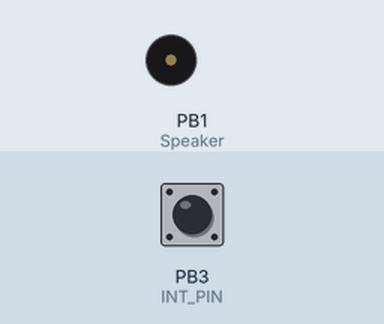
Bench run of a sketch on a simulated ATtiny85, built with avr-gcc and run on an emulated ATtiny85. Shown: buzzer (waves = sounding). The test bench sets the inputs (shaded band); at power-on: PB3 (INT_PIN) HIGH.

Above: at 6.2 s.
6.3 s: PB3 (INT_PIN) pulled LOW for 0.15 s
At 7.7 s:
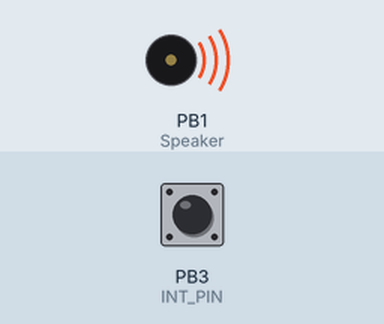
Timing chart, 0 to 38.3 s (numbered marks = the images above; inputs shaded):
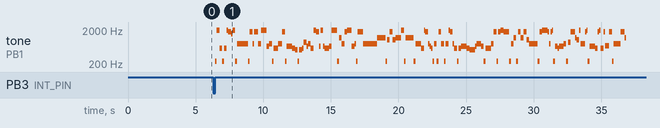

The sketch:

attiny85_rolldice_master.ino
```cpp
/*
 * By tientn:
 * Pin3 connect to a button with GND line
 * Pin1 connect to Piezo Buzzer
 * https://github.com/nickgammon/SendOnlySoftwareSerial
 */
#include <SendOnlySoftwareSerial.h>

const int buttonPin = 3;
#define INT_PIN PB3

int Speaker = PB1;
byte count = 0;
boolean flgPlayMusic = 0;

// While the processing code is common, the pins used are device specific
#if defined(__AVR_ATtiny84__) || defined(__AVR_ATtiny84A__)
  #define ledPin  4               // Toggle to turn connected Led on/off
  #define txPin   10              // Pin used for Serial transmit
#elif defined(__AVR_ATtiny85__)
  #define ledPin  1
  #define txPin   4
#else
  #error Only ATiny84 and ATtiny85 are Supported by this Project
#endif

// Create instance of the Software Serial class specifying which device
// pins are to be used for receive and transmit
SendOnlySoftwareSerial mySerial(txPin);

/* TinyTone for ATtiny85 */

// Notes
const int Note_C = 239;
const int Note_CS = 225;
const int Note_D = 213;
const int Note_DS = 201;
const int Note_E = 190;
const int Note_F = 179;
const int Note_FS = 169;
const int Note_G = 159;
const int Note_GS = 150;
const int Note_A = 142;
const int Note_AS = 134;
const int Note_B = 127;
const int Note_S = 255;

void TinyTone(unsigned char divisor, unsigned char octave, unsigned long duration)
{
  TCCR1 = 0x90 | (8-octave); // for 1MHz clock
  // TCCR1 = 0x90 | (11-octave); // for 8MHz clock
  OCR1C = divisor-1;         // set the OCR
  delay(duration);
  TCCR1 = 0x90;              // stop the counter
}

void playTuneVuonCayCuaBa(void) {
  //1/16 = 100
  //1 = 1600
  //1/8 = 200
  //1/4 = 400


  //Ma trong
  TinyTone(Note_S, 1, 123);

  TinyTone(Note_B, 3, 200);
      TinyTone(Note_S, 1, 7);
  TinyTone(Note_D, 2, 200);
  TinyTone(Note_S, 1, 123);

  TinyTone(Note_D, 2, 200);
      TinyTone(Note_S, 1, 7);
  TinyTone(Note_B, 3, 100);
      TinyTone(Note_S, 1, 7);
  TinyTone(Note_A, 3, 100);
      TinyTone(Note_S, 1, 7);
  TinyTone(Note_A, 3, 100);
      TinyTone(Note_S, 1, 7);
  TinyTone(Note_G, 3, 100);
      TinyTone(Note_S, 1, 7);
  TinyTone(Note_B, 3, 200);
  TinyTone(Note_S, 1, 123);

  TinyTone(Note_G, 2, 400);
      TinyTone(Note_S, 1, 7);
  TinyTone(Note_G, 2, 200);
      TinyTone(Note_S, 1, 7);
  TinyTone(Note_G, 2, 200);
  TinyTone(Note_S, 1, 123);

  TinyTone(Note_A, 3, 200);
      TinyTone(Note_S, 1, 7);
  TinyTone(Note_G, 2, 100);
      TinyTone(Note_S, 1, 7);
  TinyTone(Note_A, 3, 100);
      TinyTone(Note_S, 1, 7);
  TinyTone(Note_A, 3, 100);
      TinyTone(Note_S, 1, 7);
  TinyTone(Note_A, 3, 100);
      TinyTone(Note_S, 1, 7);
  TinyTone(Note_G, 2, 200);
      TinyTone(Note_S, 1, 7);
  TinyTone(Note_B, 3, 400);
      TinyTone(Note_S, 1, 7);
  TinyTone(Note_E, 2, 200); //Con ba trong
      TinyTone(Note_S, 1, 7);
  TinyTone(Note_G, 2, 200);
  TinyTone(Note_S, 1, 123);

  TinyTone(Note_D, 2, 200);
      TinyTone(Note_S, 1, 7);
  TinyTone(Note_D, 2, 100);
      TinyTone(Note_S, 1, 7);
  TinyTone(Note_G, 2, 100);
      TinyTone(Note_S, 1, 7);
  TinyTone(Note_G, 2, 100);
      TinyTone(Note_S, 1, 7);
  TinyTone(Note_G, 2, 100);
      TinyTone(Note_S, 1, 7);
  TinyTone(Note_A, 3, 200);
  TinyTone(Note_S, 1, 123);

  TinyTone(Note_E, 2, 400); //Cay xu xi
      TinyTone(Note_S, 1, 7);
  TinyTone(Note_D, 2, 200);
      TinyTone(Note_S, 1, 7);
  TinyTone(Note_C, 2, 200);
  TinyTone(Note_S, 1, 123);

  TinyTone(Note_C, 2, 200);
      TinyTone(Note_S, 1, 7);
  TinyTone(Note_D, 2, 100);
      TinyTone(Note_S, 1, 7);
  TinyTone(Note_A, 2, 100);
      TinyTone(Note_S, 1, 7);
  TinyTone(Note_A, 2, 100);
      TinyTone(Note_S, 1, 7);
  TinyTone(Note_E, 2, 100);
      TinyTone(Note_S, 1, 7);
  TinyTone(Note_G, 2, 200);
      TinyTone(Note_S, 1, 7);
  TinyTone(Note_D, 2, 200);
      TinyTone(Note_S, 1, 7);

  //cai gai buoi
  TinyTone(Note_B, 3, 200);
      TinyTone(Note_S, 1, 7);
  TinyTone(Note_A, 3, 200);
      TinyTone(Note_S, 1, 7);
  TinyTone(Note_E, 2, 100); //connect with
  TinyTone(Note_B, 3, 200);
      TinyTone(Note_S, 1, 7);
  TinyTone(Note_E, 2, 100);
      TinyTone(Note_S, 1, 7);
  TinyTone(Note_D, 2, 100);
      TinyTone(Note_S, 1, 7);
  TinyTone(Note_D, 2, 100);
      TinyTone(Note_S, 1, 7);
  TinyTone(Note_D, 2, 100);
      TinyTone(Note_S, 1, 7);
  TinyTone(Note_E, 2, 200);
      TinyTone(Note_S, 1, 7);
  TinyTone(Note_B, 3, 400);
  TinyTone(Note_S, 1, 123);

  //trai sau rieng
  TinyTone(Note_D, 3, 200);
      TinyTone(Note_S, 1, 7);
  TinyTone(Note_G, 2, 200);
      TinyTone(Note_S, 1, 7);
  TinyTone(Note_A, 3, 200);
      TinyTone(Note_S, 1, 7);
  TinyTone(Note_B, 3, 100);
      TinyTone(Note_S, 1, 7);
  TinyTone(Note_B, 3, 100);
      TinyTone(Note_S, 1, 7);
  TinyTone(Note_B, 3, 100);
      TinyTone(Note_S, 1, 7);
  TinyTone(Note_E, 2, 100);
      TinyTone(Note_S, 1, 7);
  TinyTone(Note_E, 2, 100);
      TinyTone(Note_S, 1, 7);
  TinyTone(Note_G, 2, 100);
  TinyTone(Note_S, 1, 123);

  TinyTone(Note_A, 3, 400);
      TinyTone(Note_S, 1, 7);
  //Nhua hot dieu
  TinyTone(Note_G, 2, 200);
      TinyTone(Note_S, 1, 7);
  TinyTone(Note_G, 2, 200);
      TinyTone(Note_S, 1, 7);
  TinyTone(Note_G, 2, 200);
      TinyTone(Note_S, 1, 7);
  TinyTone(Note_G, 2, 200);
      TinyTone(Note_S, 1, 7);
  TinyTone(Note_G, 2, 100);
      TinyTone(Note_S, 1, 7);
  TinyTone(Note_G, 2, 100);
      TinyTone(Note_S, 1, 7);
  TinyTone(Note_D, 3, 200);
      TinyTone(Note_S, 1, 7);
  TinyTone(Note_D, 3, 400);
  TinyTone(Note_S, 1, 123);

  //Cay dua cao
  TinyTone(Note_C, 3, 200);
      TinyTone(Note_S, 1, 7);
  TinyTone(Note_A, 3, 200);
      TinyTone(Note_S, 1, 7);
  TinyTone(Note_C, 3, 200);
      TinyTone(Note_S, 1, 7);
  TinyTone(Note_D, 3, 100);
      TinyTone(Note_S, 1, 7);
  TinyTone(Note_D, 3, 100);
      TinyTone(Note_S, 1, 7);
  TinyTone(Note_D, 3, 100);
      TinyTone(Note_S, 1, 7);
  TinyTone(Note_D, 3, 100);
      TinyTone(Note_S, 1, 7);
  TinyTone(Note_B, 3, 200);
  TinyTone(Note_S, 1, 123);

  TinyTone(Note_D, 3, 400);
      TinyTone(Note_S, 1, 7);
  TinyTone(Note_D, 3, 200);
  TinyTone(Note_S, 1, 123);

  //Cay ba trong
  TinyTone(Note_G, 2, 200);
      TinyTone(Note_S, 1, 7);
  TinyTone(Note_G, 2, 200);
      TinyTone(Note_S, 1, 7);
  TinyTone(Note_D, 2, 200);
      TinyTone(Note_S, 1, 7);
  TinyTone(Note_B, 3, 100);
      TinyTone(Note_S, 1, 7);
  TinyTone(Note_A, 3, 100);
      TinyTone(Note_S, 1, 7);
  TinyTone(Note_A, 3, 100);
      TinyTone(Note_S, 1, 7);
  TinyTone(Note_G, 2, 100);
      TinyTone(Note_S, 1, 7);
  TinyTone(Note_E, 2, 100);
      TinyTone(Note_S, 1, 7);
  TinyTone(Note_D, 2, 100);
  TinyTone(Note_S, 1, 123);

  TinyTone(Note_G, 2, 200);
  TinyTone(Note_S, 1, 123);

  //Mua
  TinyTone(Note_A, 3, 200);
      TinyTone(Note_S, 1, 7);
  TinyTone(Note_G, 2, 200);
  TinyTone(Note_S, 1, 123);

  TinyTone(Note_G, 2, 200);
      TinyTone(Note_S, 1, 7);
  TinyTone(Note_B, 3, 100);
      TinyTone(Note_S, 1, 7);
  TinyTone(Note_A, 3, 100);
      TinyTone(Note_S, 1, 7);
  TinyTone(Note_A, 3, 100);
      TinyTone(Note_S, 1, 7);
  TinyTone(Note_G, 2, 100);
      TinyTone(Note_S, 1, 7);
  TinyTone(Note_D, 2, 200);
  TinyTone(Note_S, 1, 123);

  TinyTone(Note_D, 2, 200); //connect to
  TinyTone(Note_E, 2, 400);
      TinyTone(Note_S, 1, 7);
  //Than san sui
  TinyTone(Note_D, 2, 200);
      TinyTone(Note_S, 1, 7);
  TinyTone(Note_C, 2, 200);
      TinyTone(Note_S, 1, 7);
  TinyTone(Note_C, 2, 200);
      TinyTone(Note_S, 1, 7);
  TinyTone(Note_E, 2, 100);
      TinyTone(Note_S, 1, 7);
  TinyTone(Note_G, 2, 100);
      TinyTone(Note_S, 1, 7);
  TinyTone(Note_G, 2, 100);
      TinyTone(Note_S, 1, 7);
  TinyTone(Note_G, 2, 100);
      TinyTone(Note_S, 1, 7);
  TinyTone(Note_E, 2, 200);
  TinyTone(Note_S, 1, 123);

  TinyTone(Note_D, 2, 400);
      TinyTone(Note_S, 1, 7);
  //canh gai goc
  TinyTone(Note_G, 2, 200);
      TinyTone(Note_S, 1, 7);
  TinyTone(Note_A, 3, 200);
  TinyTone(Note_S, 1, 123);
  TinyTone(Note_A, 3, 200); //connect
  TinyTone(Note_B, 3, 200);
      TinyTone(Note_S, 1, 7);
  TinyTone(Note_A, 3, 100);
      TinyTone(Note_S, 1, 7);
  TinyTone(Note_A, 3, 100);
      TinyTone(Note_S, 1, 7);
  TinyTone(Note_A, 3, 100);
      TinyTone(Note_S, 1, 7);
  TinyTone(Note_A, 3, 100);
  TinyTone(Note_S, 1, 123);

  TinyTone(Note_G, 2, 200); //connect
  TinyTone(Note_D, 3, 200);
  TinyTone(Note_S, 1, 123);

  //Buoi sau rieng
  TinyTone(Note_A, 3, 200);
      TinyTone(Note_S, 1, 7);
  TinyTone(Note_D, 3, 200);
      TinyTone(Note_S, 1, 7);
  TinyTone(Note_A, 3, 200);
      TinyTone(Note_S, 1, 7);
  TinyTone(Note_C, 3, 200);
      TinyTone(Note_S, 1, 7);
  TinyTone(Note_G, 2, 100);
      TinyTone(Note_S, 1, 7);
  TinyTone(Note_G, 2, 100);
      TinyTone(Note_S, 1, 7);
  TinyTone(Note_G, 2, 100);
      TinyTone(Note_S, 1, 7);
  TinyTone(Note_G, 2, 100);
      TinyTone(Note_S, 1, 7);
  TinyTone(Note_G, 2, 200);
  TinyTone(Note_S, 1, 123);

  TinyTone(Note_A, 3, 200); //connect
  TinyTone(Note_B, 3, 400);
      TinyTone(Note_S, 1, 7);
  TinyTone(Note_A, 3, 100);
      TinyTone(Note_S, 1, 7);
  TinyTone(Note_G, 2, 100);
      TinyTone(Note_S, 1, 7);
  TinyTone(Note_A, 3, 100);
      TinyTone(Note_S, 1, 7);
  TinyTone(Note_B, 3, 100);
  TinyTone(Note_S, 1, 123);

  TinyTone(Note_E, 2, 200);
      TinyTone(Note_S, 1, 7);
  TinyTone(Note_D, 2, 100);
      TinyTone(Note_S, 1, 7);
  TinyTone(Note_E, 2, 100);
      TinyTone(Note_S, 1, 7);
  TinyTone(Note_E, 2, 100);
      TinyTone(Note_S, 1, 7);
  TinyTone(Note_E, 2, 100);
      TinyTone(Note_S, 1, 7);
  TinyTone(Note_G, 2, 200);
  TinyTone(Note_S, 1, 123);

  TinyTone(Note_A, 2, 200);
      TinyTone(Note_S, 1, 7);
  //Vuon cua ba
  TinyTone(Note_A, 3, 200);
      TinyTone(Note_S, 1, 7);
  TinyTone(Note_A, 3, 100);
      TinyTone(Note_S, 1, 7);
  TinyTone(Note_D, 3, 100);
      TinyTone(Note_S, 1, 7);
  TinyTone(Note_C, 3, 200);
      TinyTone(Note_S, 1, 7);
  TinyTone(Note_B, 3, 100);
      TinyTone(Note_S, 1, 7);
  TinyTone(Note_G, 2, 100);
      TinyTone(Note_S, 1, 7);
  TinyTone(Note_G, 2, 100);
      TinyTone(Note_S, 1, 7);
  TinyTone(Note_G, 2, 100);
      TinyTone(Note_S, 1, 7);
  TinyTone(Note_A, 3, 100);
      TinyTone(Note_S, 1, 7);
  TinyTone(Note_B, 3, 100);
  TinyTone(Note_S, 1, 123);

  TinyTone(Note_E, 2, 400);
      TinyTone(Note_S, 1, 7);
  //Ma trai nao
  TinyTone(Note_D, 2, 200);
      TinyTone(Note_S, 1, 7);
  TinyTone(Note_A, 3, 100);
      TinyTone(Note_S, 1, 7);
  TinyTone(Note_B, 3, 100);
      TinyTone(Note_S, 1, 7);
  TinyTone(Note_D, 2, 200);
      TinyTone(Note_S, 1, 7);
  TinyTone(Note_A, 3, 100);
      TinyTone(Note_S, 1, 7);
  TinyTone(Note_F, 2, 100);
      TinyTone(Note_S, 1, 7);
  TinyTone(Note_F, 2, 100);
      TinyTone(Note_S, 1, 7);
  TinyTone(Note_F, 2, 100);
      TinyTone(Note_S, 1, 7);
  TinyTone(Note_A, 3, 200);
  TinyTone(Note_S, 1, 123);

  TinyTone(Note_G, 2, 400);
      TinyTone(Note_S, 1, 7);
  TinyTone(Note_G, 2, 100);
      TinyTone(Note_S, 1, 7);
  TinyTone(Note_A, 3, 200);
      TinyTone(Note_S, 1, 7);
  TinyTone(Note_A, 3, 100);
      TinyTone(Note_S, 1, 7);
  TinyTone(Note_D, 3, 100);

}

// the setup routine runs once when you press reset:
void setup() {
  // initialize the digital pin as an output.
  pinMode(buttonPin, INPUT_PULLUP);   // Set our interrupt pin as input with a pullup to keep it stable
  digitalWrite(buttonPin, HIGH); //set it to high to ensure it will go low on push

  pinMode(Speaker, OUTPUT); //SPK

  cli();                            // Disable interrupts during setup
  GIMSK |= _BV(PCIE);                     // Enable Pin Change Interrupts
  PCMSK |= _BV(PCINT3);                   // Use PB3 as interrupt pin
  ADCSRA &= ~_BV(ADEN);                   // ADC off
  sei();                            //last line of setup - enable interrupts after setup

  delay(3000);
  mySerial.begin(9600);       // Start serial processing
  delay(2000);                // Give Serial class time to complete initialization.
                              // otherwise, 1st output likely missing or garbled
  //mySerial.txMode();    //before sending a message, switch to txMode
  //mySerial.rxMode();    //switch back to rxMode to wait for comms

}

// the loop routine runs over and over again forever:
void loop() {

  if (flgPlayMusic == 1) {
    //digitalWrite(LED_PIN, HIGH);

    //send out a byte
    unsigned char iRndNum = 4;
    mySerial.print(iRndNum);

    flgPlayMusic = 0;
    playTuneVuonCayCuaBa();

  }
  else {
    //digitalWrite(LED_PIN, LOW);
  }

}

ISR(PCINT0_vect)
{
  if( digitalRead(INT_PIN) == HIGH ) {
    delay(10); //clear noise
    //if still pushed
    if( digitalRead(INT_PIN) == HIGH ) {
      if (flgPlayMusic == 0) {
        flgPlayMusic = 1;
      }
      else {
        flgPlayMusic = 0;
      }
    }
  }

}
```

Measured:
- after the input at 6.3 s, tone on PB1 (Speaker): plays 245 Hz for 0.12 s, 1969 Hz for 0.21 s, 587 Hz for 0.20 s, 245 Hz for 0.12 s, 587 Hz for 0.21 s, 1969 Hz for 0.11 s … (139 notes in this stretch), starting after 0.15 s
